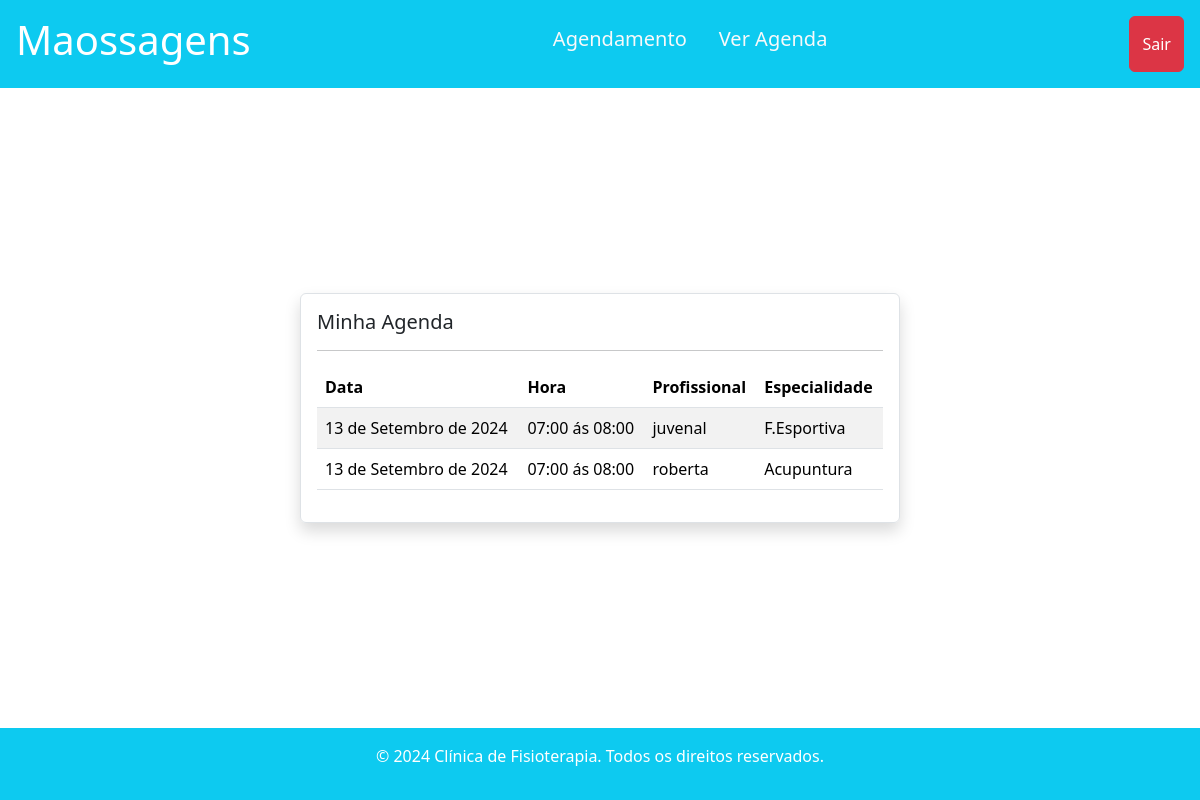
Before: /agenda/ver_agenda/ (signed in) with the older database file.
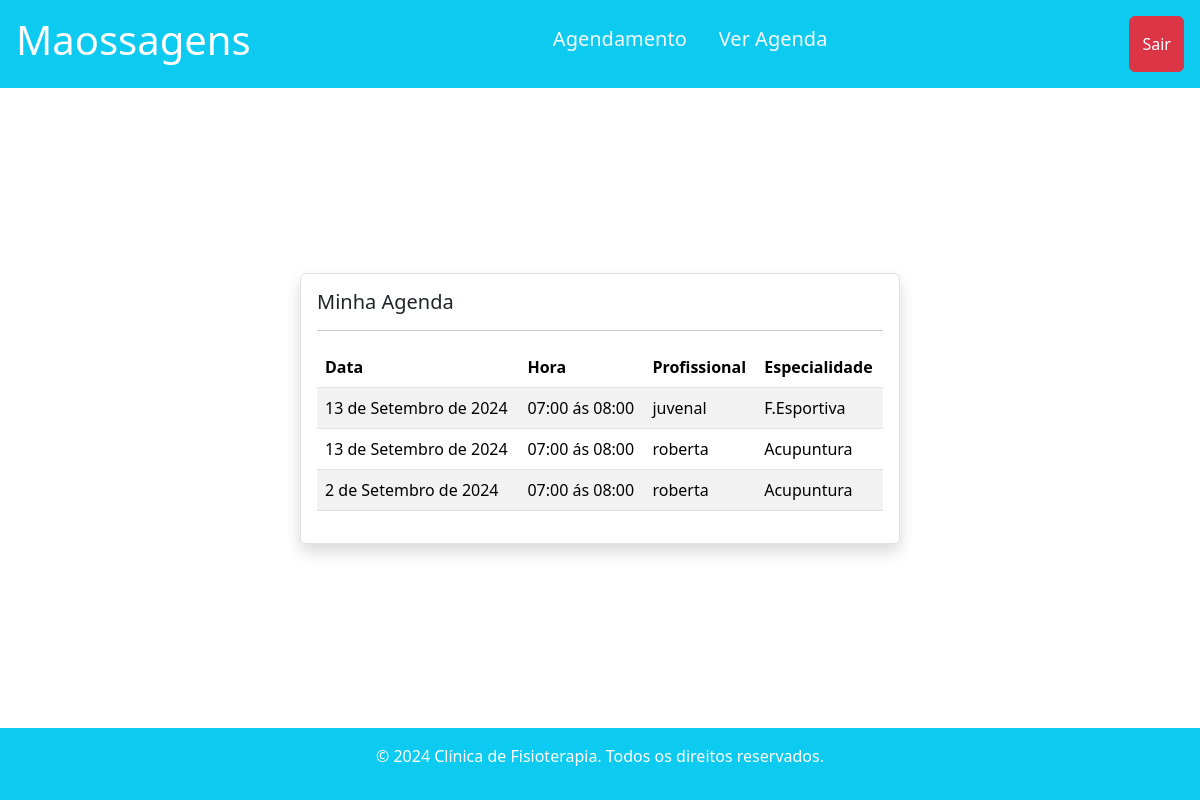
After: the same page with the newer database file.
### agenda/models.py (models this page shows, shortened)
class Agendamento(models.Model):
    HORARIOS = (
        ("1", "07:00 ás 08:00"),
        ("2", "08:00 ás 09:00"),
        ("3", "09:00 ás 10:00"),
        ("4", "10:00 ás 11:00"),
        ("5", "11:00 ás 12:00"),
    )
    def validar_dia(value):
        today = date.today()
        weekday = date.fromisoformat(f'{value}').weekday()
        if value < today:
            raise ValidationError('Não é possivel escolher um data atrasada.')
        if (weekday == 5) or (weekday == 6):
            raise ValidationError('Escolha um dia útil da semana.')
    paciente = models.ForeignKey(Paciente, on_delete=models.DO_NOTHING)
    profissional = models.ForeignKey(Profissional, on_delete=models.DO_NOTHING)
    especialidade = models.ForeignKey(Especialidade, on_delete=models.DO_NOTHING)
    data = models.DateField(help_text="Insira uma data para agenda", validators=[validar_dia], default=date.today())
    hora = models.CharField(max_length=60, choices=HORARIOS)
    class Meta:
        verbose_name = 'Agenda'

### profissional/models.py (models this page shows)
class Profissional(models.Model):
    nome = models.CharField(max_length=255)
    area_especializacao = models.ForeignKey(Especialidade, on_delete=models.DO_NOTHING)
    telefone = models.CharField(max_length=20)
    email = models.EmailField()
    def __str__(self):
        return self.nome

class Especialidade(models.Model):
    especialidade = models.CharField(max_length=100)
    def __str__(self):
        return self.especialidade

### agenda/views.py (the view)
# urls.py: path('ver_agenda/', views.ver_agenda, name="ver_agenda"),
def ver_agenda(request):
    if request.session.get('paciente'):
        paciente_id = request.session.get('paciente')
        paciente = Paciente.objects.get(id=paciente_id)
        agendamentos = Agendamento.objects.filter(paciente=paciente)
        return render(request, 'ver_agenda.html', {'agendamentos': agendamentos})
    else:
        return redirect('/paciente/login_paciente/')

### agenda/templates/ver_agenda.html (shortened to what this page needs)
{% extends "base.html" %}
{% block 'body' %}
<header>
    <div class="container-fluid d-flex  justify-content-between bg-info text-white p-3">
        <h1>Maossagens</h1>
       {% include 'partials/barra_nav.html' %}
       <a href="{% url 'sair' %}" class="btn btn-danger d-flex text-center align-items-center">Sair</a>
    </div>
</header>
<main class="flex-fill d-flex flex-row align-items-center justify-content-center">
    <div class="container w-50 border rounded p-3 m-4 shadow">
        <h1 class='fs-5'>Minha Agenda</h1>
        <hr>
        <table class="table table-striped">
            <thead>
                <tr>
                    <th>Data</th>
                    <th>Hora</th>
                    <th>Profissional</th>
                    <th>Especialidade</th>
                </tr>
            </thead>
            <tbody>
                {% for agendamento in agendamentos %}
                <tr>
                    <td>{{ agendamento.data }}</td>
                    <td>{{ agendamento.get_hora_display }}</td>
                    <td>{{ agendamento.profissional }}</td>
                    <td>{{ agendamento.especialidade }}</td>
                </tr>
                {% empty %}
                    <tr>
                        <td colspan="4">Você não tem agendamentos.</td>
                    </tr>
                {% endfor %}
            </tbody>
        </table>
    </div>
</main>
{% endblock 'body' %}

Changed rows visible on the page:
added Agendamento: data "2 de Setembro de 2024", hora "07:00 ás 08:00", profissional "roberta", especialidade "Acupuntura"
